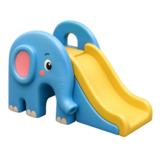
#> input picture assets/art/anchors/anchor_e_elephant_slide.png, 160 x 160 px
$ python normalize_round170_fence_sheet.py ../../../../assets/art/anchors/anchor_e_elephant_slide.png --output-dir out
#> lines starting #> are read from the running program, lines starting #| are printed output that depends on the picture
#!/usr/bin/env python3
"""Round170 fence-only chroma normalization helper.

This is a proof-local script kept inside the worker-owned collaboration folder.
It does not wire assets into runtime mappings.
"""

from __future__ import annotations

import argparse
import json
from collections import deque
from pathlib import Path

from PIL import Image, ImageDraw, ImageFont


def parse_hex_color(value: str) -> tuple[int, int, int]:
    text = value.strip().lstrip("#")
    if len(text) != 6:
        raise argparse.ArgumentTypeError("hex color must be RRGGBB")
    return int(text[0:2], 16), int(text[2:4], 16), int(text[4:6], 16)


def is_key_like(pixel: tuple[int, int, int, int], key: tuple[int, int, int], tolerance: int) -> bool:
    red, green, blue, _alpha = pixel
    return abs(red - key[0]) + abs(green - key[1]) + abs(blue - key[2]) <= tolerance


def remove_edge_connected_key(cell: Image.Image, key: tuple[int, int, int], tolerance: int) -> Image.Image:
    width, height = cell.size
    pixels = cell.load()
    seen = [bytearray(width) for _ in range(height)]
    queue: deque[tuple[int, int]] = deque()

    def enqueue(x: int, y: int) -> None:
        if seen[y][x] or not is_key_like(pixels[x, y], key, tolerance):
            return
        seen[y][x] = 1
        queue.append((x, y))

    for x in range(width):
        enqueue(x, 0)
        enqueue(x, height - 1)
    for y in range(height):
        enqueue(0, y)
        enqueue(width - 1, y)

    while queue:
        x, y = queue.popleft()
        for nx, ny in ((x + 1, y), (x - 1, y), (x, y + 1), (x, y - 1)):
            if 0 <= nx < width and 0 <= ny < height:
                enqueue(nx, ny)

    out = Image.new("RGBA", cell.size, (0, 0, 0, 0))
    out_pixels = out.load()
    for y in range(height):
        for x in range(width):
            if seen[y][x]:
                out_pixels[x, y] = (0, 0, 0, 0)
            else:
                out_pixels[x, y] = pixels[x, y]
    return out


def clear_key_pixels(image: Image.Image, key: tuple[int, int, int], tolerance: int) -> int:
    pixels = image.load()
    width, height = image.size
    cleared = 0
    for y in range(height):
        for x in range(width):
            red, green, blue, alpha = pixels[x, y]
            if alpha > 0 and is_key_like((red, green, blue, alpha), key, tolerance):
                pixels[x, y] = (0, 0, 0, 0)
                cleared += 1
    return cleared


def count_visible_key(image: Image.Image, key: tuple[int, int, int], tolerance: int) -> int:
    pixels = image.load()
    width, height = image.size
    count = 0
    for y in range(height):
        for x in range(width):
            red, green, blue, alpha = pixels[x, y]
            if alpha > 0 and is_key_like((red, green, blue, alpha), key, tolerance):
                count += 1
    return count


def edge_touch(alpha: Image.Image) -> dict[str, int]:
    width, height = alpha.size
    pixels = alpha.load()
    return {
        "top": sum(1 for x in range(width) if pixels[x, 0] > 0),
        "bottom": sum(1 for x in range(width) if pixels[x, height - 1] > 0),
        "left": sum(1 for y in range(height) if pixels[0, y] > 0),
        "right": sum(1 for y in range(height) if pixels[width - 1, y] > 0),
    }


def component_count(alpha: Image.Image, threshold: int, min_area: int) -> int:
    width, height = alpha.size
    pixels = alpha.load()
    seen = [bytearray(width) for _ in range(height)]
    count = 0
    for start_y in range(height):
        for start_x in range(width):
            if seen[start_y][start_x] or pixels[start_x, start_y] < threshold:
                continue
            area = 0
            queue: deque[tuple[int, int]] = deque([(start_x, start_y)])
            seen[start_y][start_x] = 1
            while queue:
                x, y = queue.popleft()
                area += 1
                for nx, ny in ((x + 1, y), (x - 1, y), (x, y + 1), (x, y - 1)):
                    if 0 <= nx < width and 0 <= ny < height and not seen[ny][nx] and pixels[nx, ny] >= threshold:
                        seen[ny][nx] = 1
                        queue.append((nx, ny))
            if area >= min_area:
                count += 1
    return count


def load_font(size: int) -> ImageFont.ImageFont | ImageFont.FreeTypeFont:
    font_path = Path("/usr/share/fonts/truetype/dejavu/DejaVuSans.ttf")
    if font_path.exists():
        return ImageFont.truetype(str(font_path), size)
    return ImageFont.load_default()


def save_pivot_proof(atlas: Image.Image, path: Path, columns: int, rows: int, cell: int, pivot_y: int) -> None:
    proof = Image.new("RGBA", atlas.size, (238, 238, 232, 255))
    draw = ImageDraw.Draw(proof)
    for y in range(0, proof.height, 8):
        for x in range(0, proof.width, 8):
            if (x // 8 + y // 8) % 2:
                draw.rectangle([x, y, x + 7, y + 7], fill=(224, 224, 218, 255))
    proof.alpha_composite(atlas)
    draw = ImageDraw.Draw(proof)
    font = load_font(9)
    for row in range(rows):
        for column in range(columns):
            x0 = column * cell
            y0 = row * cell
            x1 = x0 + cell - 1
            y1 = y0 + cell - 1
            px = x0 + cell // 2
            py = y0 + pivot_y
            draw.rectangle([x0, y0, x1, y1], outline=(52, 84, 120, 255), width=1)
            draw.line([x0, py, x1, py], fill=(220, 80, 70, 220), width=1)
            draw.line([px - 4, py, px + 4, py], fill=(20, 20, 20, 255), width=1)
            draw.line([px, py - 4, px, py + 4], fill=(20, 20, 20, 255), width=1)
            draw.text((x0 + 3, y0 + 3), str(row * columns + column + 1), fill=(20, 20, 20, 255), font=font)
    proof.save(path)


def normalize(args: argparse.Namespace) -> dict:
    source = args.source
    output_dir = args.output_dir
    output_dir.mkdir(parents=True, exist_ok=True)
    individual_dir = output_dir / f"normalized_{args.cell_size}x{args.cell_size}"
    individual_dir.mkdir(parents=True, exist_ok=True)

    key = parse_hex_color(args.key_color)
    image = Image.open(source).convert("RGBA")
#> image is the input picture: PIL image 160x160 RGBA; mean R, G, B, A 59.9, 71.6, 63.2, 103.2
    source_cell_width = image.width // args.columns
#> source_cell_width = 53
    source_cell_height = image.height // args.rows
#> source_cell_height = 80
    alpha_source = Image.new("RGBA", image.size, (0, 0, 0, 0))
#> alpha_source: PIL image 160x160 RGBA; every value is 0
    atlas = Image.new("RGBA", (args.columns * args.cell_size, args.rows * args.cell_size), (0, 0, 0, 0))
#> atlas: PIL image 192x128 RGBA; every value is 0
    items = []

    for row in range(args.rows):
        for column in range(args.columns):
            index = row * args.columns + column + 1
            x0 = column * source_cell_width
            y0 = row * source_cell_height
            x1 = image.width if column == args.columns - 1 else (column + 1) * source_cell_width
            y1 = image.height if row == args.rows - 1 else (row + 1) * source_cell_height
            clean_cell = remove_edge_connected_key(image.crop((x0, y0, x1, y1)), key, args.tolerance)
            alpha_source.alpha_composite(clean_cell, (x0, y0))
            bbox = clean_cell.getchannel("A").getbbox()
            if bbox is None:
                items.append({"index": index, "status": "empty"})
                continue

            subject = clean_cell.crop(bbox)
            scale = min(args.fit_width / subject.width, args.fit_height / subject.height, 1.0)
            target_width = max(1, round(subject.width * scale))
            target_height = max(1, round(subject.height * scale))
            subject = subject.resize((target_width, target_height), Image.Resampling.LANCZOS)
            canvas = Image.new("RGBA", (args.cell_size, args.cell_size), (0, 0, 0, 0))
            origin_x = args.cell_size // 2 - target_width // 2
            origin_y = args.pivot_y - target_height
            canvas.alpha_composite(subject, (origin_x, origin_y))
            cleared_key = clear_key_pixels(canvas, key, args.tolerance)

            item_path = individual_dir / f"fence_segment_{index:02d}_{args.cell_size}x{args.cell_size}.png"
            canvas.save(item_path)
            atlas.alpha_composite(canvas, (column * args.cell_size, row * args.cell_size))

            alpha = canvas.getchannel("A")
            placed_bbox = alpha.getbbox()
            left, top, right, bottom = placed_bbox
            margins = {
                "left": left,
                "top": top,
                "right": args.cell_size - right,
                "bottom": args.cell_size - bottom,
            }
            edges = edge_touch(alpha)
            components = component_count(alpha, args.component_threshold, args.component_min_area)
            visible_key = count_visible_key(canvas, key, args.tolerance)
            gate_pass = (
                all(value == 0 for value in edges.values())
                and 1 <= components <= args.max_components
                and visible_key == 0
                and margins["left"] >= args.min_margin
                and margins["right"] >= args.min_margin
                and margins["top"] >= args.min_margin
                and margins["bottom"] >= args.min_bottom_margin
            )
            items.append({
                "index": index,
                "id": f"fence_segment.{index:02d}",
                "source_cell": {"row": row, "column": column},
                "source_bbox_in_cell": list(bbox),
                "normalized_png": str(item_path),
                "cell_size": [args.cell_size, args.cell_size],
                "fit_box": [args.fit_width, args.fit_height],
                "pivot_px": [args.cell_size // 2, args.pivot_y],
                "placed_bbox": list(placed_bbox),
                "margins_px": margins,
                "edge_touch_count": edges,
                "components": components,
                "max_components": args.max_components,
                "visible_key_pixel_count": visible_key,
                "cleared_key_pixel_count_after_resize": cleared_key,
                "scale_from_source_crop": scale,
                "status": "pass" if gate_pass else "needs_review",
            })
#> this loop made 2 passes
#> pass 1, in normalize, `canvas.save(item_path)`:
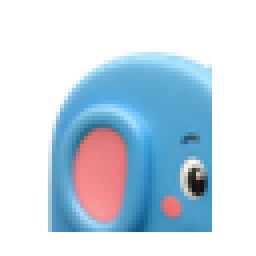
#> saved as fence_segment_01_64x64.png: PIL image 64x64 RGBA (shown 4 times larger); mean R, G, B, A 50, 67.9, 82.1, 102.9; transparent parts drawn white
#> after the loop:
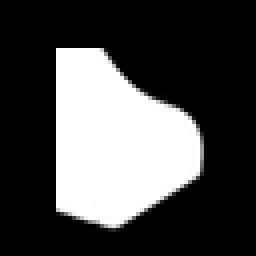
#> alpha: PIL image 64x64 L (shown 4 times larger); min 0, max 255, mean 73.8
#> after the loop:
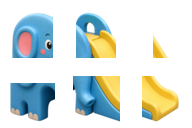
#> atlas: PIL image 192x128 RGBA; mean R, G, B, A 43.3, 53.1, 48.8, 79.7; transparent parts drawn white
#> after the loop:
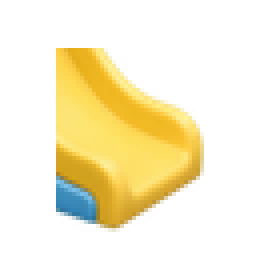
#> canvas: PIL image 64x64 RGBA (shown 4 times larger); mean R, G, B, A 71.5, 61.9, 26.7, 73.8; transparent parts drawn white
#> after the loop:
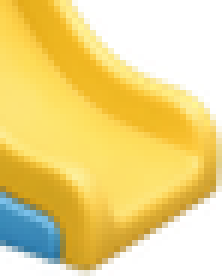
#> subject: PIL image 37x46 RGBA (shown 6 times larger); mean R, G, B, A 172, 149, 64.4, 177.5; transparent parts drawn white
#> after the loop, items = 6 items

    alpha_source_path = output_dir / f"{source.stem}_chroma_alpha.png"
    atlas_path = output_dir / f"{source.stem}_{args.cell_size}x{args.cell_size}_atlas.png"
    proof_path = output_dir / f"{source.stem}_{args.cell_size}x{args.cell_size}_pivot_proof.png"
    manifest_path = output_dir / f"{source.stem}_{args.cell_size}x{args.cell_size}_manifest.json"
    alpha_source.save(alpha_source_path)
    atlas.save(atlas_path)
    save_pivot_proof(atlas, proof_path, args.columns, args.rows, args.cell_size, args.pivot_y)
#> in save_pivot_proof, `proof = Image.new("RGBA", atlas.size, (238, 238, 232, 255))`:
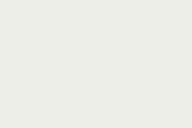
#> proof: PIL image 192x128 RGBA; mean R, G, B, A 238, 238, 232, 255
#> in save_pivot_proof, `proof.save(path)`:
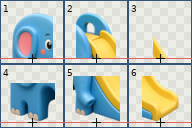
#> saved as anchor_e_elephant_slide_64x64_pivot_proof.png: PIL image 192x128 RGBA; mean R, G, B, A 187, 196.3, 190.6, 254.5; transparent parts drawn white
    manifest = {
        "source": str(source),
        "alpha_source": str(alpha_source_path),
        "atlas": str(atlas_path),
        "pivot_proof": str(proof_path),
        "source_grid": {"columns": args.columns, "rows": args.rows},
        "cell_size": [args.cell_size, args.cell_size],
        "fit_box": [args.fit_width, args.fit_height],
        "pivot_px": [args.cell_size // 2, args.pivot_y],
        "key_color": f"#{args.key_color.strip().lstrip('#')}",
        "items": items,
        "overall_gate": "pass" if all(item.get("status") == "pass" for item in items) else "needs_review",
    }
    manifest_path.write_text(json.dumps(manifest, ensure_ascii=False, indent=2) + "\n", encoding="utf-8")
    return manifest


def main() -> None:
    parser = argparse.ArgumentParser()
    parser.add_argument("source", type=Path)
    parser.add_argument("--output-dir", type=Path, required=True)
    parser.add_argument("--columns", type=int, default=3)
    parser.add_argument("--rows", type=int, default=2)
    parser.add_argument("--key-color", default="00ffff")
    parser.add_argument("--tolerance", type=int, default=30)
    parser.add_argument("--cell-size", type=int, default=64)
    parser.add_argument("--fit-width", type=int, default=56)
    parser.add_argument("--fit-height", type=int, default=46)
    parser.add_argument("--pivot-y", type=int, default=58)
    parser.add_argument("--min-margin", type=int, default=2)
    parser.add_argument("--min-bottom-margin", type=int, default=2)
    parser.add_argument("--component-threshold", type=int, default=48)
    parser.add_argument("--component-min-area", type=int, default=6)
    parser.add_argument("--max-components", type=int, default=4)
    args = parser.parse_args()
    manifest = normalize(args)
#> manifest = 11 items
    print(json.dumps({
        "atlas": manifest["atlas"],
        "pivot_proof": manifest["pivot_proof"],
        "overall_gate": manifest["overall_gate"],
        "item_status": [item.get("status") for item in manifest["items"]],
    }, indent=2))
#| {
#|   "atlas": "out/anchor_e_elephant_slide_64x64_atlas.png",
#|   "pivot_proof": "out/anchor_e_elephant_slide_64x64_pivot_proof.png",
#|   "overall_gate": "pass",
#|   "item_status": [
#|     "pass",
#|     "pass",
#|     "pass",
#|     "pass",
#|     "pass",
#|     "pass"
#|   ]
#> (further printed lines are left out)


if __name__ == "__main__":
    main()

$ run again, on assets/art/anchors/anchor_m_monkey_tree.png
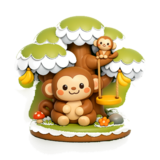
#> input picture assets/art/anchors/anchor_m_monkey_tree.png, 160 x 160 px
#> in normalize, image is the input picture: PIL image 160x160 RGBA; mean R, G, B, A 74.1, 61.7, 25.7, 92.7
#> after the loop in normalize, `for row in range(args.rows):`:
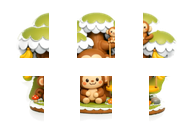
#> atlas: PIL image 192x128 RGBA; mean R, G, B, A 36.2, 30.7, 12.6, 45.7; transparent parts drawn white
#> after the loop in normalize, `for row in range(args.rows):`: items = 6 items
#> in save_pivot_proof, `proof.save(path)`:
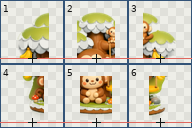
#> saved as anchor_m_monkey_tree_64x64_pivot_proof.png: PIL image 192x128 RGBA; mean R, G, B, A 206.4, 200.8, 184.4, 254.5; transparent parts drawn white
#> manifest = 11 items
#| {
#|   "atlas": "out/anchor_m_monkey_tree_64x64_atlas.png",
#|   "pivot_proof": "out/anchor_m_monkey_tree_64x64_pivot_proof.png",
#|   "overall_gate": "pass",
#|   "item_status": [
#|     "pass",
#> (further printed lines are left out)
